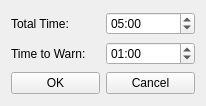
<?xml version="1.0" encoding="UTF-8"?>
<ui version="4.0">
 <class>SettingDialog</class>
 <widget class="QWidget" name="SettingDialog">
  <property name="geometry">
   <rect>
    <x>0</x>
    <y>0</y>
    <width>206</width>
    <height>106</height>
   </rect>
  </property>
  <property name="windowTitle">
   <string>Form</string>
  </property>
  <layout class="QGridLayout" name="gridLayout">
   <item row="0" column="0">
    <layout class="QHBoxLayout" name="horizontalLayout">
     <item>
      <widget class="QLabel" name="label">
       <property name="text">
        <string>Total Time:</string>
       </property>
      </widget>
     </item>
     <item>
      <widget class="QTimeEdit" name="total_time">
       <property name="displayFormat">
        <string>mm:ss</string>
       </property>
       <property name="timeSpec">
        <enum>Qt::UTC</enum>
       </property>
       <property name="time">
        <time>
         <hour>0</hour>
         <minute>5</minute>
         <second>0</second>
        </time>
       </property>
      </widget>
     </item>
    </layout>
   </item>
   <item row="1" column="0">
    <layout class="QHBoxLayout" name="horizontalLayout_2">
     <item>
      <widget class="QLabel" name="label_2">
       <property name="text">
        <string>Time to Warn:</string>
       </property>
      </widget>
     </item>
     <item>
      <widget class="QTimeEdit" name="warning_time">
       <property name="displayFormat">
        <string>mm:ss</string>
       </property>
       <property name="timeSpec">
        <enum>Qt::UTC</enum>
       </property>
       <property name="time">
        <time>
         <hour>0</hour>
         <minute>1</minute>
         <second>0</second>
        </time>
       </property>
      </widget>
     </item>
    </layout>
   </item>
   <item row="2" column="0">
    <layout class="QHBoxLayout" name="horizontalLayout_3">
     <item>
      <widget class="QPushButton" name="button">
       <property name="text">
        <string>OK</string>
       </property>
      </widget>
     </item>
     <item>
      <widget class="QPushButton" name="pushButtonCancel">
       <property name="text">
        <string>Cancel</string>
       </property>
      </widget>
     </item>
    </layout>
   </item>
  </layout>
 </widget>
 <resources/>
 <connections/>
</ui>
